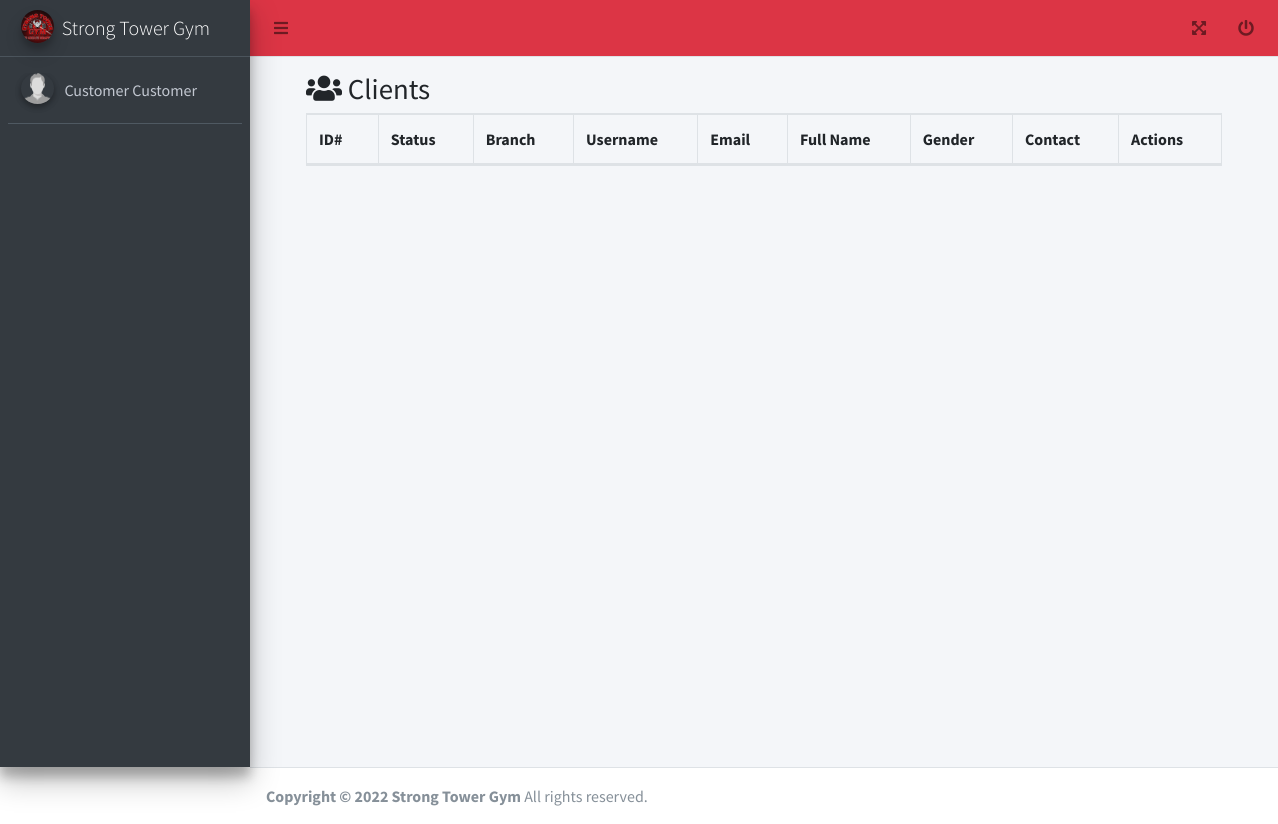
Page /admin/clients.php (signed in) on the earlier database version.
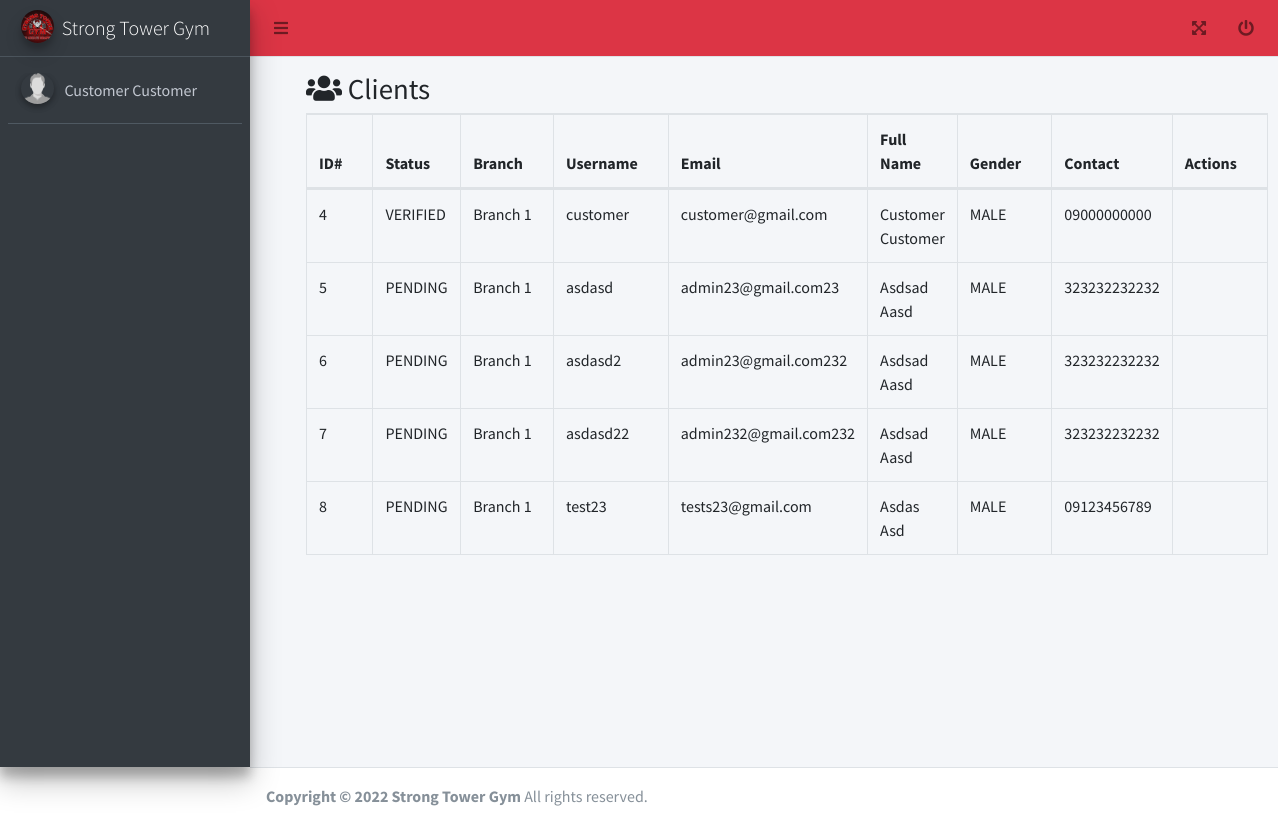
Same page on the later database version.
### tables this page shows
CREATE TABLE `tbl_user` (
  `id` int(11) NOT NULL AUTO_INCREMENT,
  `username` varchar(255) DEFAULT NULL,
  `email` varchar(255) DEFAULT NULL,
  `password` varchar(255) DEFAULT NULL,
  `branch_id` int(11) DEFAULT NULL,
  `access_id` int(11) DEFAULT NULL,
  `client_plan_id` int(11) DEFAULT 0,
  `plan_expiration_date` date DEFAULT NULL,
  `verified` tinyint(4) DEFAULT 0,
  `created_date` datetime DEFAULT current_timestamp(),
  `updated_date` datetime DEFAULT current_timestamp(),
  `deleted_flag` tinyint(4) DEFAULT 0,
  `access` varchar(45) DEFAULT NULL,
  PRIMARY KEY (`id`)
);

CREATE TABLE `tbl_branch` (
  `id` int(11) NOT NULL AUTO_INCREMENT,
  `name` varchar(255) DEFAULT NULL,
  `description` text DEFAULT NULL,
  `created_date` datetime DEFAULT current_timestamp(),
  `updated_date` datetime DEFAULT current_timestamp(),
  `deleted_flag` tinyint(4) DEFAULT 0,
  `sub_title` text DEFAULT NULL,
  PRIMARY KEY (`id`)
);

CREATE TABLE `tbl_user_info` (
  `id` int(11) NOT NULL AUTO_INCREMENT,
  `first_name` varchar(255) DEFAULT NULL,
  `middle_name` varchar(45) DEFAULT NULL,
  `last_name` varchar(45) DEFAULT NULL,
  `gender_id` int(11) DEFAULT NULL,
  `contact_no` varchar(45) DEFAULT NULL,
  `picture` varchar(255) DEFAULT 'default.jpg',
  `created_date` datetime DEFAULT current_timestamp(),
  `updated_date` datetime DEFAULT current_timestamp(),
  `deleted_flag` tinyint(4) DEFAULT 0,
  `address` varchar(45) DEFAULT NULL,
  `medical_certificate` varchar(225) DEFAULT 'default.jpg',
  PRIMARY KEY (`id`)
);

CREATE TABLE `tbl_gender` (
  `id` int(11) NOT NULL AUTO_INCREMENT,
  `name` varchar(45) DEFAULT NULL,
  `created_date` datetime DEFAULT current_timestamp(),
  `updated_date` datetime DEFAULT current_timestamp(),
  `deleted_flag` tinyint(4) DEFAULT 0,
  PRIMARY KEY (`id`)
);

### functions.php (called while the page is built, shortened)
<?php
function get_list($sql)
{
  $data = array();
  $result = mysqli_query($_SESSION['conn'], $sql);
  while ($row = mysqli_fetch_assoc($result)) {
    $data[] = $row;
  }
  return $data;
}

### admin/clients.php (the view, shortened to what this page needs)
<?php include('header.php'); ?>
<link rel="stylesheet" href="../adminlte/plugins/datatables-bs4/css/dataTables.bootstrap4.min.css">
<link rel="stylesheet" href="../adminlte/plugins/datatables-responsive/css/responsive.bootstrap4.min.css">
<link rel="stylesheet" href="../adminlte/plugins/datatables-buttons/css/buttons.bootstrap4.min.css">
<div>
  <div class="content-wrapper">
    <div class="content-header">
      <div class="container-fluid" id="content">
        <div class="row mb-2">
          <div class="col-sm-12">
            <h1 class="m-0"><i class="fa fa-users"></i> Clients</h1>
          </div>
          <div class="col-sm-12">
            <table id="example2" class="table table-bordered table-hover dataTable dtr-inline" aria-describedby="example2_info">
              <thead>
                <tr>
                  <th>ID#</th>
                  <th>Status</th>
                  <th>Branch</th>
                  <th>Username</th>
                  <th>Email</th>
                  <th>Full Name</th>
                  <th>Gender</th>
                  <th>Contact</th>
                  <th>Actions</th>
                </tr>
              </thead>
              <tbody>
                <?php
                $where = in_array($_SESSION['user']->access_id, array(2, 3, 4)) ? " and u.branch_id = '" . $_SESSION['user']->branch_id . "'" : "";
                $sql = "select b.name as `branch`,g.name as `gender`,UPPER(a.name) as 'access',ui.*,u.* from tbl_user u inner join tbl_user_info ui on ui.id = u.id inner join tbl_access a on a.id = u.access_id inner join tbl_gender g on g.id = ui.gender_id inner join tbl_branch b on b.id = u.branch_id where u.access_id = 4 and u.deleted_flag = 0 $where";
                ?>
                <?php foreach (get_list($sql) as $res) { ?>
                  <tr>
                    <td><?php echo $res['id']; ?></td>
                    <td><?php echo ($res['verified']) ? 'VERIFIED' : 'PENDING'; ?></td>
                    <td><?php echo ucfirst($res['branch']); ?></td>
                    <td><?php echo $res['username']; ?></td>
                    <td><?php echo $res['email']; ?></td>
                    <td><?php echo ucwords($res['first_name'] . ' ' . $res['last_name']); ?></td>
                    <td><?php echo strtoupper($res['gender']); ?></td>
                    <td><?php echo $res['contact_no']; ?></td>
                    <td>
                    </td>
                  </tr>
                <?php } ?>
              </tbody>
            </table>
          </div>
        </div>
      </div>
    </div>
  </div>
</div>
</div>
<?php include('footer.php'); ?>

Differences in the rows shown:
now on this page (row edited): tbl_user: id "4", verified "VERIFIED", branch.name "Branch 1", username "customer", email "customer@gmail.com", tbl_user_info.first_name+last_name "Customer Customer", tbl_gender.name "MALE", tbl_user_info.contact_no "09000000000"
added tbl_user: id "5", verified "PENDING", branch.name "Branch 1", username "asdasd", email "admin23@gmail.com23", tbl_user_info.first_name+last_name "Asdsad Aasd", tbl_gender.name "MALE", tbl_user_info.contact_no "323232232232"
added tbl_user: id "6", verified "PENDING", branch.name "Branch 1", username "asdasd2", email "admin23@gmail.com232", tbl_user_info.first_name+last_name "Asdsad Aasd", tbl_gender.name "MALE", tbl_user_info.contact_no "323232232232"
added tbl_user: id "7", verified "PENDING", branch.name "Branch 1", username "asdasd22", email "admin232@gmail.com232", tbl_user_info.first_name+last_name "Asdsad Aasd", tbl_gender.name "MALE", tbl_user_info.contact_no "323232232232"
added tbl_user: id "8", verified "PENDING", branch.name "Branch 1", username "test23", email "tests23@gmail.com", tbl_user_info.first_name+last_name "Asdas Asd", tbl_gender.name "MALE", tbl_user_info.contact_no "09123456789"
